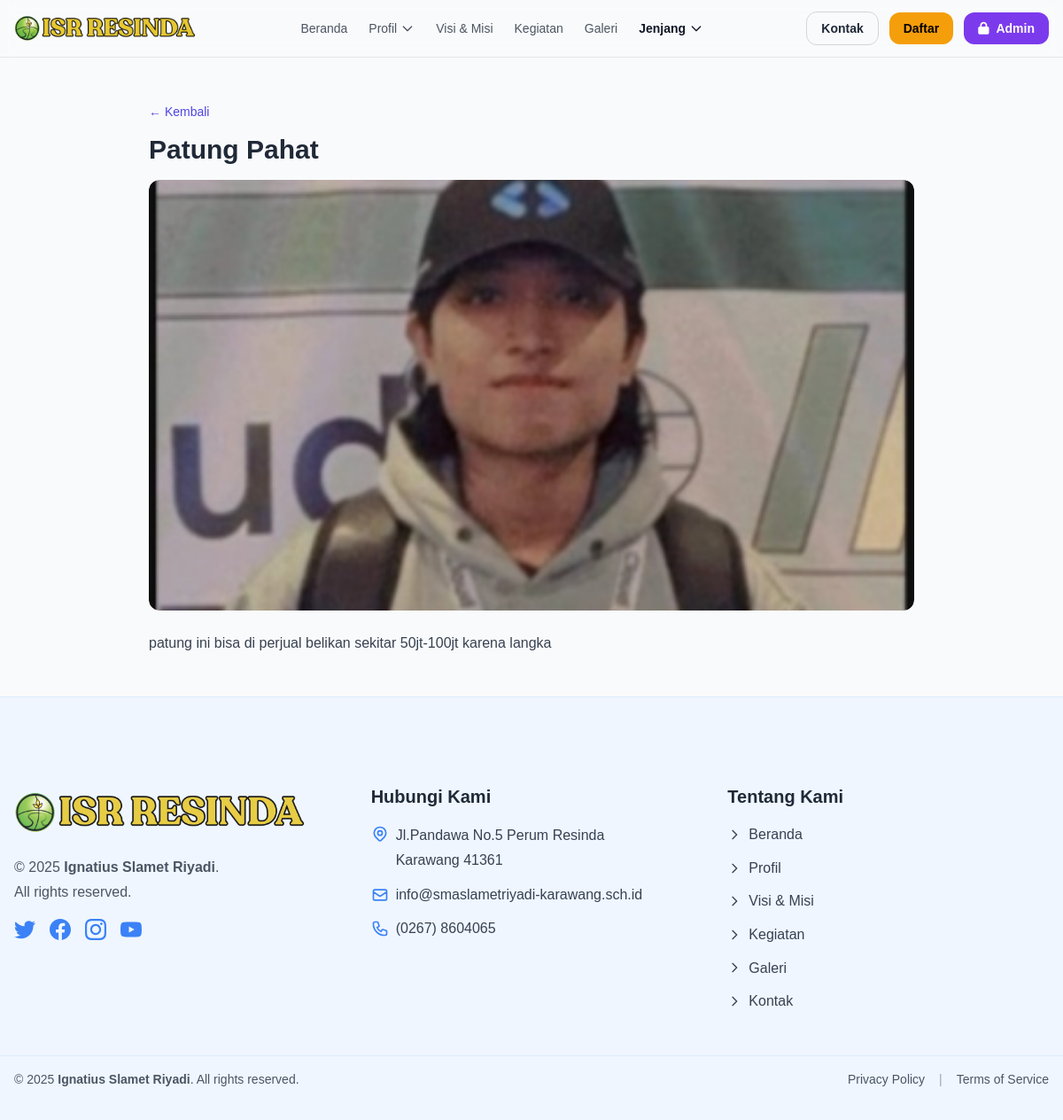
Page /render-art-detail.php?id=1 on the committed database.
### tables this page shows
CREATE TABLE `render_art` (
  `id` int NOT NULL,
  `title` varchar(255) NOT NULL,
  `description` text,
  `image_path` varchar(500) DEFAULT NULL,
  `category` enum('eksterior','interior','3d_modeling') NOT NULL DEFAULT 'eksterior',
  `status` enum('active','inactive') NOT NULL DEFAULT 'active',
  `created_by` int DEFAULT NULL,
  `created_at` timestamp NULL DEFAULT CURRENT_TIMESTAMP,
  `updated_at` timestamp NULL DEFAULT NULL ON UPDATE CURRENT_TIMESTAMP
);

### includes/config.php (called while the page is built, shortened)
<?php
function url($path = '') {
  $path = ltrim((string)$path, '/');
  return BASE_URL . $path;
}
function asset($path = '') {
  $path = ltrim((string)$path, '/');
  return BASE_URL . $path;
}

### render-art-detail.php (the view, shortened to what this page needs)
<?php
require_once __DIR__ . '/includes/config.php';
function h($s){ return htmlspecialchars((string)$s, ENT_QUOTES, 'UTF-8'); }
$id = (int)($_GET['id'] ?? 0);
$db = (new Database())->getConnection();
$stmt = $id ? $db->prepare("SELECT * FROM render_art WHERE id = :id AND status='active'") : null;
$post = null;
if ($stmt) { $stmt->execute([':id'=>$id]); $post = $stmt->fetch(PDO::FETCH_ASSOC); }
function getImageUrl($imagePath){
  return asset(ltrim($imagePath, '/'));
}
?>
<?php include 'includes/header.php'; ?>
<section class="py-12">
  <div class="max-w-4xl mx-auto px-4">
    <?php if (!$post): ?>
      <p>Tidak ditemukan.</p>
    <?php else:
      $img = getImageUrl($post['image_path'] ?? '');
    ?>
      <a href="<?= url('render-art.php') ?>" class="text-sm text-indigo-600 hover:underline">← Kembali</a>
      <h1 class="text-3xl font-bold mt-3 mb-4"><?= h($post['title'] ?? '') ?></h1>
      <?php if ($img): ?>
        <div class="w-full overflow-hidden rounded-xl bg-gray-100 mb-6" style="aspect-ratio:16/9">
          <img src="<?= h($img) ?>" alt="<?= h($post['title'] ?? '') ?>" class="w-full h-full object-cover">
        </div>
      <?php endif; ?>
      <div class="prose max-w-none text-gray-700">
        <?= nl2br(h($post['description'] ?? '')) ?>
      </div>
    <?php endif; ?>
  </div>
</section>
<?php include 'includes/footer.php'; ?>

### assets/css/style.css (style rules this page uses)
* { margin: 0; padding: 0; box-sizing: border-box; font-family: 'Arial', sans-serif; }
body { background-color: #f5f5f5; color: #333; line-height: 1.6; }
img { max-width:100%;height:auto;border-radius:0.75rem }

### includes/header.php (style rules this page uses)
body { font-family:'Inter',system-ui,-apple-system,'Segoe UI',Roboto,Helvetica,Arial }

### rows in the picture
render_art: title "Patung Pahat", image_path (picture), description "patung ini bisa di perjual belikan sekitar 50jt-100jt karena langka"
